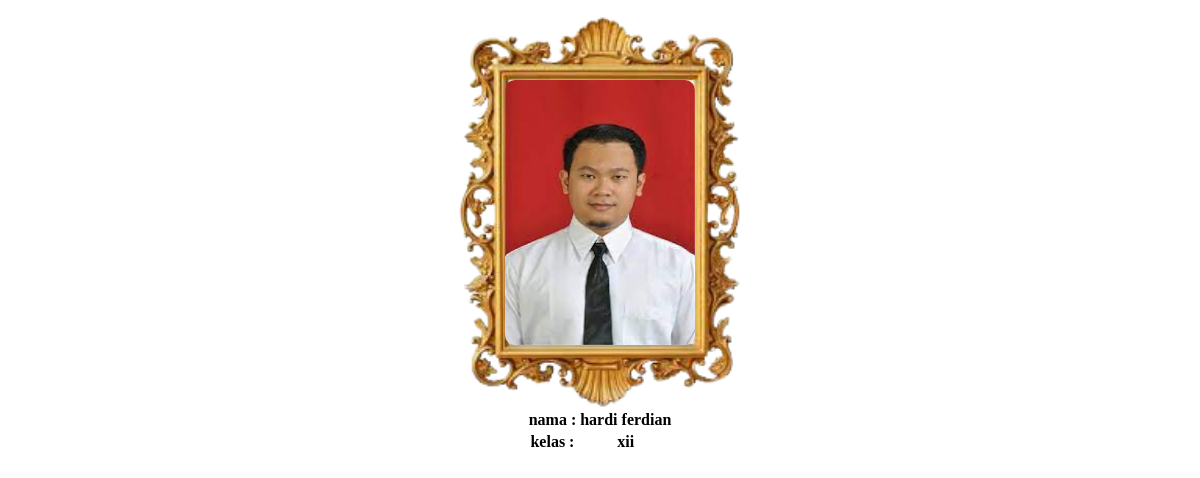
The app's page /detail-siswa.php?id=12122 with its own data.
### tables this page shows
CREATE TABLE `siswa` (
  `nik` int(11) NOT NULL,
  `nama` varchar(40) NOT NULL,
  `jk` enum('l','p','','') NOT NULL,
  `kelas` enum('x','xi','xii','') NOT NULL,
  `poto` varchar(10000) DEFAULT NULL
);

### detail-siswa.php (the view, shortened to what this page needs)
<?php
include "koneksi/koneksi.php";
if (isset($_GET['id'])) {
    $id = $_GET['id'];
    $queri = mysqli_query($koneksi, "SELECT * FROM siswa WHERE nik = '$id'");
    $data = mysqli_fetch_array($queri);
?>
   <center>
    <div class="out-box">
    <img src="img/<?= $data[4] ?>" alt="" id="im"><br><br>
    </div>
    <table>
    <tr>
            <td><b>nama :</b></td>
            <td><b><?=$data[1]?></b></td>
        </tr>
        <tr>
            <td><b>kelas  :</b></td>
            <td><b><?=$data[3]?></b></td>
        </tr>
    </table>
   </center>
<?php
}
?>

### detail-siswa.php (style rules this page uses)
#im { width:190px; height:265px; border-radius:10px; margin-top:24%; }
table { text-align:center; }
.out-box { width: 300px; height:400px; background-image:url('img/p1.png'); background-size:cover; border-radius: 10px; text-align: center; }

### records on screen
siswa: poto (picture), nama "hardi ferdian", kelas "xii"
